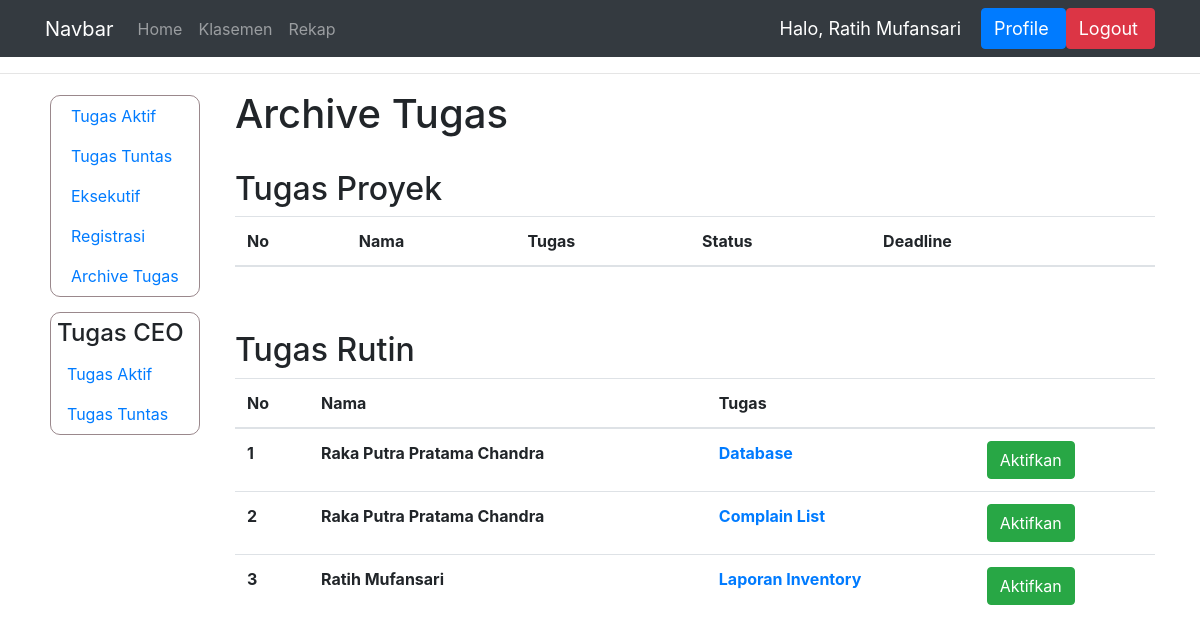
Page /archive_tugas/ (signed in) on the earlier database version.
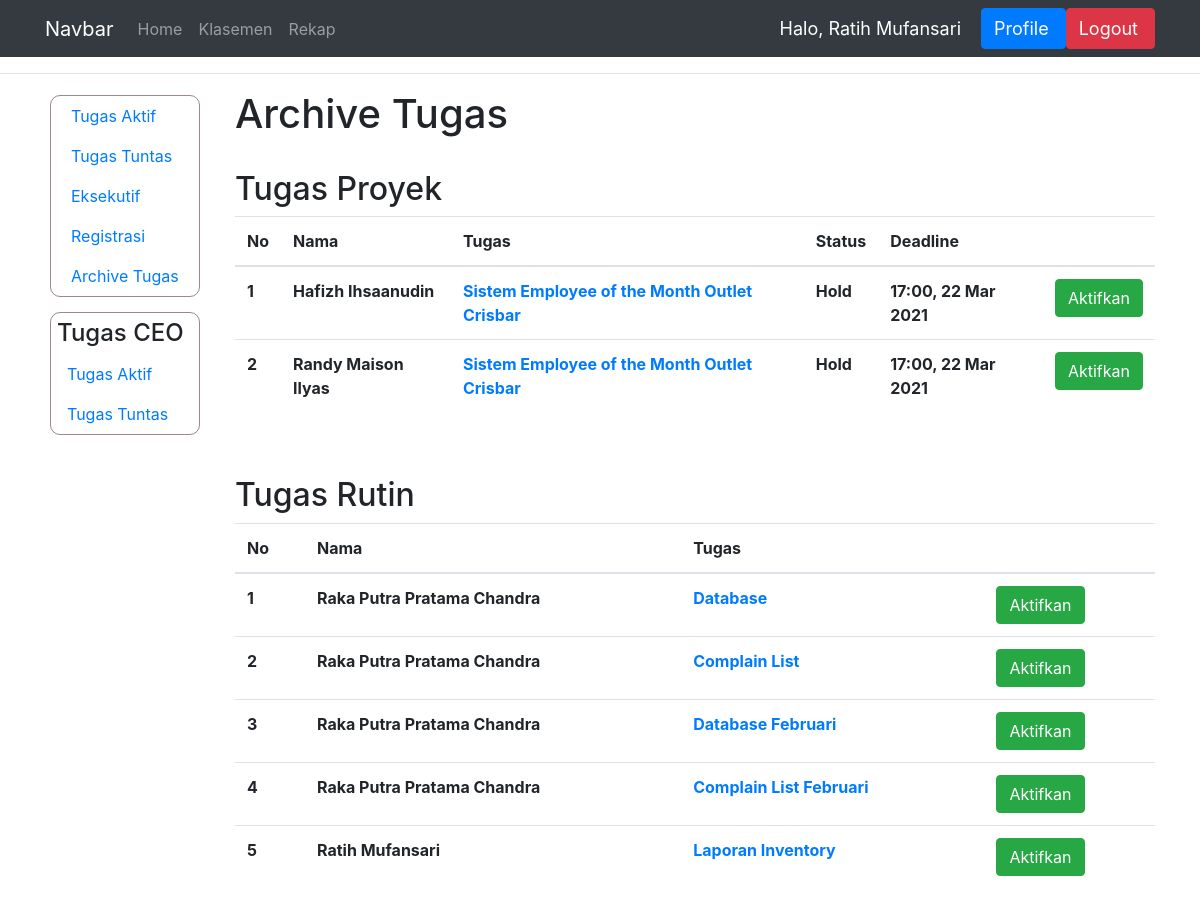
Same page on the later database version.
### dashboard/models.py (models this page shows, shortened)
class TugasRutin(models.Model):
    pemilik_tugas = models.ForeignKey(User, on_delete=models.CASCADE)
    judul = models.CharField(max_length=150)
    isi = models.CharField(max_length=1000)
    bagian = models.CharField(max_length=150, null=True)
    archive = models.BooleanField(null=True)

class TugasProyek(models.Model):
    STATUS = (
        ('Tuntas', 'Tuntas'),
        ('Hold', 'Hold'),
        ('On Progress', 'On Progress'),
        ('Selesai', 'Selesai'),
        ('Deadline', 'Deadline'),
        ('Terlambat', 'Terlambat')
    )
    pemilik_tugas = models.ForeignKey(User, on_delete=models.CASCADE)
    judul = models.CharField(max_length=150)
    isi = models.CharField(max_length=1000)
    deadline = models.DateTimeField('Deadline')
    status = models.CharField(max_length=15, choices=STATUS)
    bukti = models.CharField(max_length=100, null=True)
    penilaian = models.IntegerField(null=True)
    bagian = models.CharField(max_length = 100, null=True)
    komentar = models.CharField(max_length=1000)
    selesai_pada = models.DateTimeField('Selesai pada', null=True)
    link_bukti = models.CharField(max_length=1000, null=True)
    archive = models.BooleanField(null=True, default=False)
    ketuntasan = models.BooleanField(null=True, default=False)

### dashboard/views.py (the view)
# urls.py: path('archive_tugas/', views.archive_tugas, name='archive_tugas'),
@login_required(login_url='login')
def archive_tugas(request):
    nama = request.user.first_name
    context = {'nama' : nama}
    tp = TugasProyek.objects.filter(archive=True)
    tr = TugasRutin.objects.filter(archive=True)
    if not request.user.groups.filter(name='Eksekutif').exists() or request.user.last_name == 'Human Resource':
        context['data_kar'] = True
    context['tugas_proyek'] = tp
    context['tugas_rutin'] = tr
    return render(request, 'manager/archive_tugas.html', context)

### templates/manager/archive_tugas.html
{% extends 'main.html' %}
{% block content %}
<hr>
<div class="container">
    <div class="row">
        {% if sidebar_ceo %}
            {% include 'ceo/sidebar.html' %}
        {% else %}
            {% include 'manager/sidebar.html' %}
        {% endif %}
        <div class="col">
            <h1>Archive Tugas</h1>
            <br>
              <h2>Tugas Proyek</h2>
                <table class="table">
                <thead>
                    <tr>
                        <th scope="col">No</th>
                        <th scope="col">Nama</th>
                        <th scope="col">Tugas</th>
                        <th scope="col">Status</th>
                        <th scope="col">Deadline</th>
                        <th scopve="col"></th>
                    </tr>
                </thead>
                {% for isi in tugas_proyek %}
                <tr>
                    <th scope="row">{{forloop.counter}}</th>
                    <th>{{isi.pemilik_tugas.first_name}}</th>
                    <th><a href="{% url 'mdetail_proyek' isi.id %}">{{isi.judul}}</a></th>
                    <th>{{isi.status}}</th>
                    <th>{{isi.deadline|time:"H:i"}}, {{isi.deadline|date:"d M Y"}}</th>
                    <th><a class="btn btn-success" href="{% url 'kembalikan_archive_proyek' isi.id %}">Aktifkan</a></th>
                </tr>
                {% endfor %}
                </table>
                <br><br>
              <h2>Tugas Rutin</h2>
            <table class="table">
            <thead>
                <tr>
                    <th scope="col">No</th>
                    <th scope="col">Nama</th>
                    <th scope="col">Tugas</th>
                    <th scope="col"></th>
                </tr>
                </thead>
                {% for isi in tugas_rutin %}
                <tr>
                    <th scope="row">{{forloop.counter}}</th>
                    <th>{{isi.pemilik_tugas.first_name}}</th>
                    <th><a href="{% url 'progress_tugas_rutin' isi.id %}">{{isi.judul}}</a></th>
                    <th><a class="btn btn-success" href="{% url 'kembalikan_archive_rutin' isi.id %}">Aktifkan</a></th>
                </tr>
                {% endfor %}
            </table>
        </div>
    </div>
</div>
{% endblock %}

Differences in the rows shown:
now on this page (row edited): TugasProyek: pemilik_tugas.first_name "Hafizh Ihsaanudin", judul "Sistem Employee of the Month Outlet Crisbar", status "Hold", deadline "17:00", deadline "22 Mar 2021"
now on this page (row edited): TugasProyek: pemilik_tugas.first_name "Randy Maison Ilyas", judul "Sistem Employee of the Month Outlet Crisbar", status "Hold", deadline "17:00", deadline "22 Mar 2021"
now on this page (row edited): TugasRutin: pemilik_tugas.first_name "Raka Putra Pratama Chandra", judul "Database Februari"
now on this page (row edited): TugasRutin: pemilik_tugas.first_name "Raka Putra Pratama Chandra", judul "Complain List Februari"
